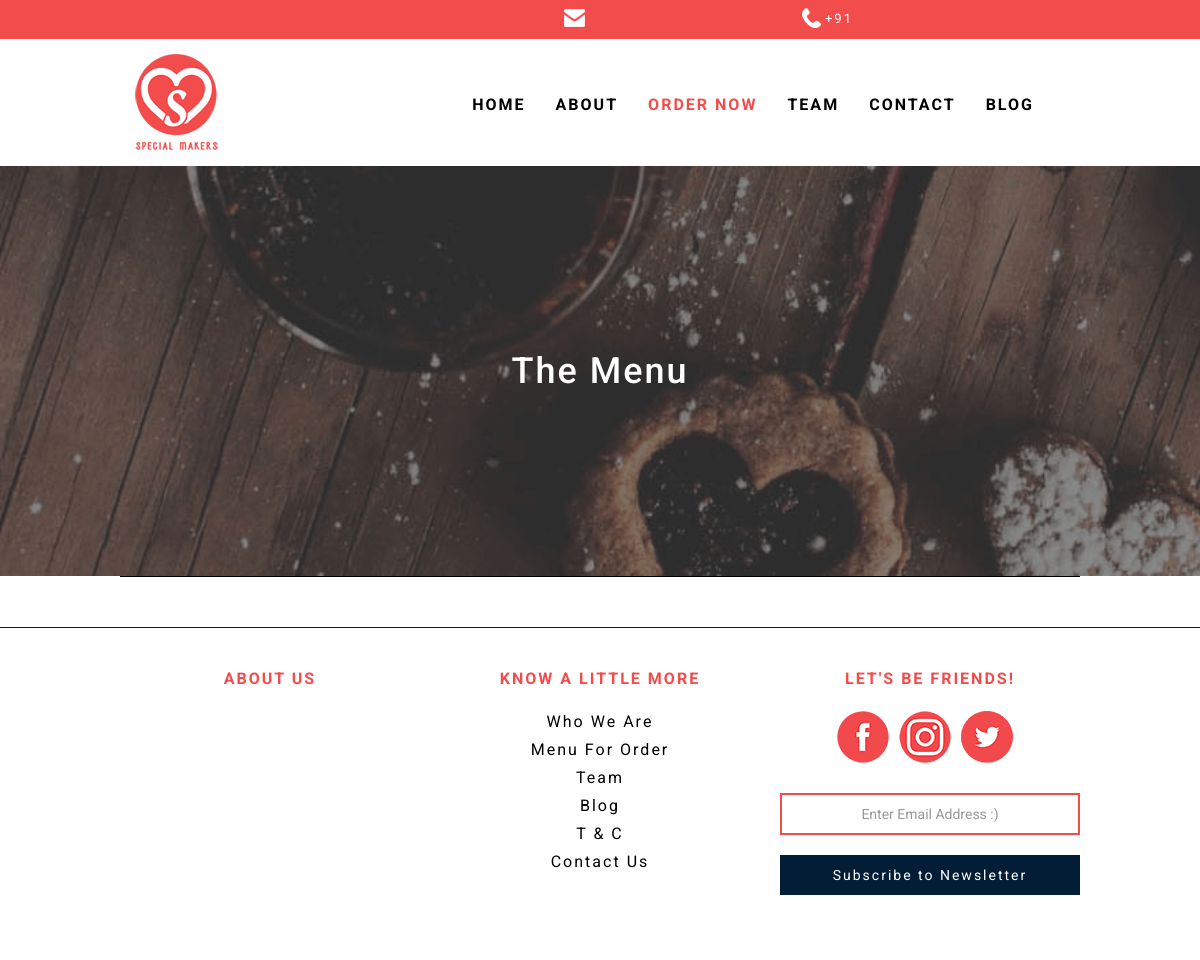
The app's page /index.php/home/menu, older data.
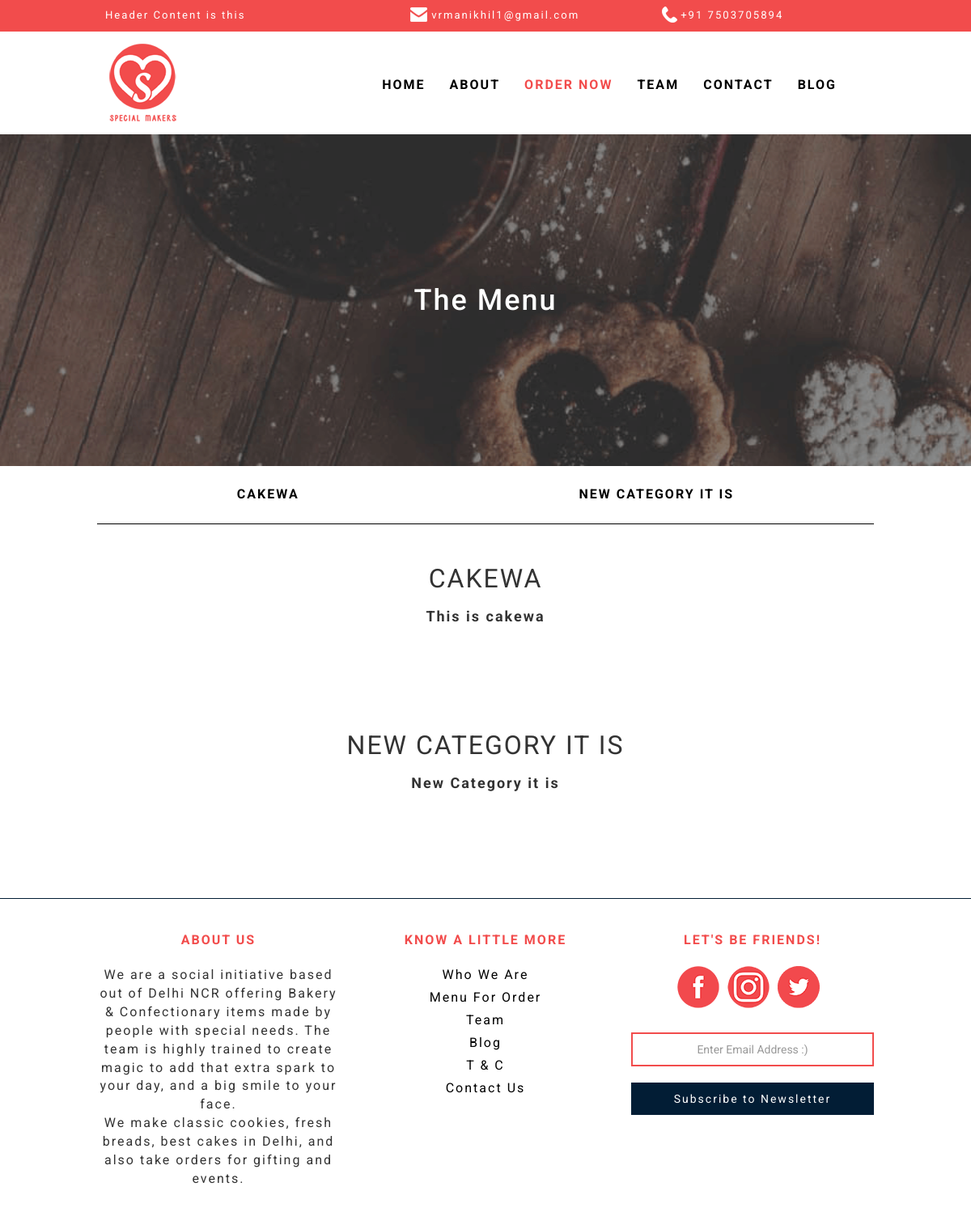
The same page, newer data.
### tables this page shows
CREATE TABLE `headerContent` (
  `id` int(3) NOT NULL,
  `headline` varchar(255) NOT NULL,
  `email` varchar(255) NOT NULL,
  `mobile` bigint(10) NOT NULL
);

CREATE TABLE `menuCategories` (
  `id` int(3) NOT NULL,
  `name` varchar(255) NOT NULL,
  `description` text NOT NULL
);

CREATE TABLE `footerContent` (
  `id` int(3) NOT NULL,
  `facebook` varchar(255) NOT NULL,
  `twitter` varchar(255) NOT NULL,
  `instagram` varchar(255) NOT NULL,
  `about` mediumtext NOT NULL
);

### application/controllers/Home.php (called while the page is built, shortened)
<?php
class Home extends CI_Controller {
	public function __construct()
	{
		$this->load->helper(array('url'));
		$this->load->library(array('data_lib','session'));
	}
	public function menu()
	{
		$vm['assets'] = [
			'css' => [
				'/web-assets/css/bootstrap.min.css',
				'/web-assets/css/base.css',
				'/web-assets/css/menu.css'
			],
			'js' => [
				'/web-assets/js/jquery.min.js',
				'/web-assets/js/bootstrap.min.js',
				'/web-assets/js/menu.js'
			]
		];
		$vm['title'] = 'Menu For Order | Makers';
		$vm['activePage'] = 'menu';
		$menu['csrf_token_name'] = $this->security->get_csrf_token_name();
		$menu['csrf_token'] = $this->security->get_csrf_hash();
		$menu['menuCategories'] = $this->data_lib->getMenuCategories();
		$menu['menuItems'] = $this->data_lib->getMenuItems();
		$menu['products'] = array();
		foreach ($menu['menuCategories'] as $key => $value) {
			$menu['products'][$value['name']] = array('name' => $value['name'], 'description'=> $value['description'], 'items' => array());
		}
		$menu['mobileNumber'] = $this->data_lib->getMenuMobile();
		$menu['mobileNumber'] = $menu['mobileNumber'][0]['contact'];
		$vm['body'] = $this->load->view('pages/menu', $menu, TRUE);
		$vm['headerContent'] = $this->data_lib->getHeaderContent();
		$vm['headerContent'] = $vm['headerContent'][0];
		$vm['footerContent'] = $this->data_lib->getFooterContent();
		$vm['footerContent'] = $vm['footerContent'][0];
		$this->load->view('template', $vm);
	}
}

### index.php (called while the page is built, shortened)
<?php
require_once BASEPATH.'core/CodeIgniter.php';

### application/models/Data_model.php (called while the page is built, shortened)
<?php if ( ! defined('BASEPATH')) exit('No direct script access allowed');
class Data_model extends CI_Model {
	public function getHeaderContent(){
		$this->db->from('headerContent');
		$query = $this->db->get();
		return $query->result_array();
	}
	public function getFooterContent(){
		$this->db->from('footerContent');
		$query = $this->db->get();
		return $query->result_array();
	}
	public function getMenuCategories(){
		$this->db->from('menuCategories');
		$query = $this->db->get();
		return $query->result_array();
	}
}

### application/libraries/Data_lib.php (called while the page is built, shortened)
<?php if ( ! defined('BASEPATH')) exit('No direct script access allowed');
class Data_lib {
	public function getMenuCategories(){
		$CI = &get_instance();
		return $CI->dataModel->getMenuCategories();
	}
	public function getHeaderContent(){
		$CI = &get_instance();
		return $CI->dataModel->getHeaderContent();
	}
	public function getFooterContent(){
		$CI = &get_instance();
		return $CI->dataModel->getFooterContent();
	}
}

### application/views/pages/menu.php (the view, shortened to what this page needs)
<div class="jumbotron jumbotron-main jumbotron-fluid flex" style="background-image: url('/web-assets/image/banner-3.png')">
	<div class="container-fluid fixed-width-container">
		<h1 class="text-center">The Menu</h1>
	</div>
</div>
<section>
	<div class="container-fluid fixed-width-container">
		<nav class="products-menu flex">
			<?php foreach ($products as $key => $value) {
				$href = strtolower($key);
				$href = preg_replace('/\s+/','-', $href);
				 ?>
				<a class="products-menu__item js-products-menu__item" href="<?php echo "#".$href; ?>"><?php echo $key; ?></a>
			<?php } ?>
		</nav>
		<?php foreach ($products as $key => $value) {
			$href = strtolower($key);
			$href = preg_replace('/\s+/','-', $href);
			?>
		<div class="products-category" id="<?php echo $href; ?>">
			<h2 class="products-category__title text-center"><?php echo $key; ?></h2>
			<div class="products-category__desc text-center"><?php echo $value['description']; ?></div>
		</div>
		<?php } ?>
	</div>
</section>

### application/views/template.php (shortened to what this page needs)
<!DOCTYPE html>
<html lang="en">
	<head>
		<?php $css = isset($assets['css']) ? $assets['css'] : [] ?>
		<?php foreach ($css as $item):?>
			<link href="<?php echo $item ?>" rel="stylesheet">
		<?php endforeach;?>
	</head>
	<body class="flex flex-col">
		<header>
			<div class="red-bg">
				<div class="container-fluid fixed-width-container flex header-bar">
					<p class="header-bar__text header-bar__item"><?php echo $headerContent['headline']; ?></p>
					<a class="header-bar__email header-bar__item" href="mailto:<?php echo $headerContent['email']; ?>">
						<img src="/web-assets/image/email.png">
						<?php echo $headerContent['email']; ?>
					</a>
					<p class="header-bar__ph header-bar__item">
						<img src="/web-assets/image/ph.png">
						+91 <?php echo $headerContent['mobile']; ?>
					</p>
				</div>
			</div>
			<div class="container-fluid fixed-width-container flex header">
				<div class="header__company-logo">
					<a href="/">
						<img src="/web-assets/image/logo.png" class="img-responsive">
					</a>
				</div>
				<nav class="navbar navbar-default header__nav">
					<div class="container-fluid">
						<div class="collapse navbar-collapse" id="main-menu">
							<ul class="nav navbar-nav">
								<li <?php echo ($activePage === 'home') ? 'class="active"' : '' ?>><a href="/" class="header__nav-link"> Home </a></li>
								<li <?php echo ($activePage === 'about') ? 'class="active"' : '' ?>><a href="/about" class="header__nav-link"> About </a></li>
								<li <?php echo ($activePage === 'menu') ? 'class="active"' : '' ?>><a href="/menu" class="header__nav-link"> Order now </a></li>
								<li <?php echo ($activePage === 'team') ? 'class="active"' : '' ?>><a href="/team" class="header__nav-link"> Team </a></li>
								<li <?php echo ($activePage === 'contact') ? 'class="active"' : '' ?>><a href="/contact" class="header__nav-link"> Contact </a></li>
								<li><a href="javascript:" class="header__nav-link"> Blog </a></li>
							</ul>
						</div>
					</div>
				</nav>
			</div>
		</header>
		<main>
			<?php echo $body ?>
		</main>
		<footer>
			<div class="container-fluid fixed-width-container flex footer">
				<div class="footer__about-us footer-section text-center">
					<p class="footer-section__title">About us</p>
					<p class="footer__about-us-content"><?php echo $footerContent['about']; ?></p>
				</div>
				<div class="text-center footer-section">
					<p class="footer-section__title">Know a little more</p>
					<div class="footer__quick-links text-center">
						<a class="footer__quick-link" href="/about">Who We Are</a>
						<a class="footer__quick-link" href="/menu">Menu For Order</a>
						<a class="footer__quick-link" href="/team">Team</a>
						<a class="footer__quick-link" href="javascript:">Blog</a>
						<a class="footer__quick-link" href="javascript:">T &amp; C</a>
						<a class="footer__quick-link" href="/contact">Contact Us</a>
					</div>
				</div>
				<div class="text-center footer-section">
					<p class="footer-section__title">Let's be friends!</p>
					<div class="footer__social-links flex">
						<a href="<?php echo $footerContent['facebook']; ?>" class="footer__social-link"><img src="/web-assets/image/fb.png"></a>
						<a href="<?php echo $footerContent['twitter']; ?>" class="footer__social-link"><img src="/web-assets/image/insta.png"></a>
						<a href="<?php echo $footerContent['instagram']; ?>" class="footer__social-link"><img src="/web-assets/image/twitter.png"></a>
					</div>
					<form class="subscribe-form" method="post" action="<?php echo base_url('/home/subscribeNewsletter') ?>">
						<div class="form-group">
							<input type="email" name="email" required class="form-control subscribe-form__email" placeholder="Enter Email Address :)">
							<input type="submit" name="submit" class="btn btn-primary subscribe-form__btn" value="Subscribe to Newsletter">
						</div>
					</form>
				</div>
			</div>
		</footer>
	</body>
</html>

### web-assets/css/base.css (style rules this page uses)
body { font-family: 'Roboto', sans-serif; min-height: 100vh; letter-spacing: 2px; font-size: 18px; }
.fixed-width-container { max-width: 960px; margin-left: auto; margin-right: auto; }
p { margin-bottom: 0; }
h1 { font-size: 2em; }
.flex { display: flex; flex-direction: row; }
.flex-col { flex-direction: column; }
.red-bg { background-color: #f24c4c; }
main { flex-grow: 1; }
footer { border-top: 1px solid #021d35; padding: 15px; }
.footer { justify-content: center; }
.header-bar { padding: 10px; color: #fff; font-size: 0.73em; align-items: center; }
.header-bar__text { flex-grow: 2; }
.header-bar__email, .header-bar__email:focus, .header-bar__email:hover { flex-grow: 1; color: #fff; text-decoration: none; }
.header-bar__email > img { margin-top: -3px; width: 21px; }
.header-bar__ph { flex-grow: 1; }
.header-bar__ph > img { margin: -3px -1px 0 0; width: 19px; }
.header { align-items: center; padding: 15px 15px 10px; }
.navbar-default .navbar-collapse { border-color: transparent; }
.navbar-default { background-color: transparent; border-color: transparent; }
.navbar-default .navbar-nav>li>a { color: #000; }
.navbar-default .navbar-nav>.active>a, .navbar-default .navbar-nav>.active>a:hover, .navbar-default .navbar-nav>.active>a:focus { color: #f24c4c; background: transparent; }
.header__company-logo { flex-grow: 1; }
.header__nav-link, .header__nav-link:hover, .header__nav-link:focus { color: #000; text-transform: uppercase; font-weight: bold; font-size: 0.89em; text-decoration: none; }
.navbar { margin-bottom: 0; }
.header__nav-link:last-child { margin-right: 0; }
.header__company-logo > a { display: inline-block; }
.footer-section { width: 300px; font-size: 0.89em; margin: 25px 0 35px; flex-shrink: 0; margin-right: 30px; }
.footer-section:last-child { margin-right: 0; }
.footer__about-us-content, .footer-section__title { margin-bottom: 20px; }
.footer-section__title { text-transform: uppercase; font-weight: bold; color: #f24c4c; }
.footer__quick-link, .footer__quick-link:hover, .footer__quick-link:focus { text-decoration: none; display: block; text-align: center; margin-bottom: 5px; color: #000; }
.footer__social-links { align-items: center; justify-content: center; margin-bottom: 30px; }
.footer__social-link { margin-right: 10px }
.subscribe-form__email, .subscribe-form__email:focus { border-radius: 0; box-shadow: none; padding: 9px 12px; height: auto; border: 2px solid #f24c4c; text-align: center; margin-bottom: 20px; }
.subscribe-form__btn, .subscribe-form__btn:hover, .subscribe-form__btn:focus { background-color: #021d35; border-radius: 0; border-color: #021d35; display: block; width: 100%; letter-spacing: 2px; padding: 9px 12px; outline: none; }
.jumbotron-main h1 { font-size: 2em; margin: 10px; color: #fff; }
.jumbotron-main { margin: 0; background-color: transparent; background-size: cover; background-repeat: no-repeat; min-height: 410px; align-items: center; justify-content: center; }

### web-assets/css/menu.css (style rules this page uses)
.products-menu { border-bottom: 1px solid #000; margin-bottom: 50px; }
.products-menu__item { flex-grow: 1; text-align: center; color: #000; text-transform: uppercase; font-size: 0.89em; padding: 24px 10px; font-weight: bold; position: relative; }
.products-category { margin-bottom: 80px; }
.products-category__title { font-weight: normal; text-transform: uppercase; font-size: 1.78em; margin: 15px 0; padding: 0 15px; }
.products-category__desc { font-weight: bold; padding: 0 15px; }

Row changes from the older to the newer data that the page shows:
added headercontent: headline "Header Content is this", email "vrmanikhil1@gmail.com", mobile "7503705894"
added menucategories: key "CAKEWA", description "This is cakewa"
added menucategories: key "NEW CATEGORY IT IS", description "New Category it is"
added footercontent: about "We are a social initiative based out of Delhi NCR offering Bakery & Confectionary items made by people with special needs. The team is highly trained to create magic to add that extra spark to your day, and a big smile to your face. We make classic cookies, fresh breads, best cakes in Delhi, and also take orders for gifting and events."
